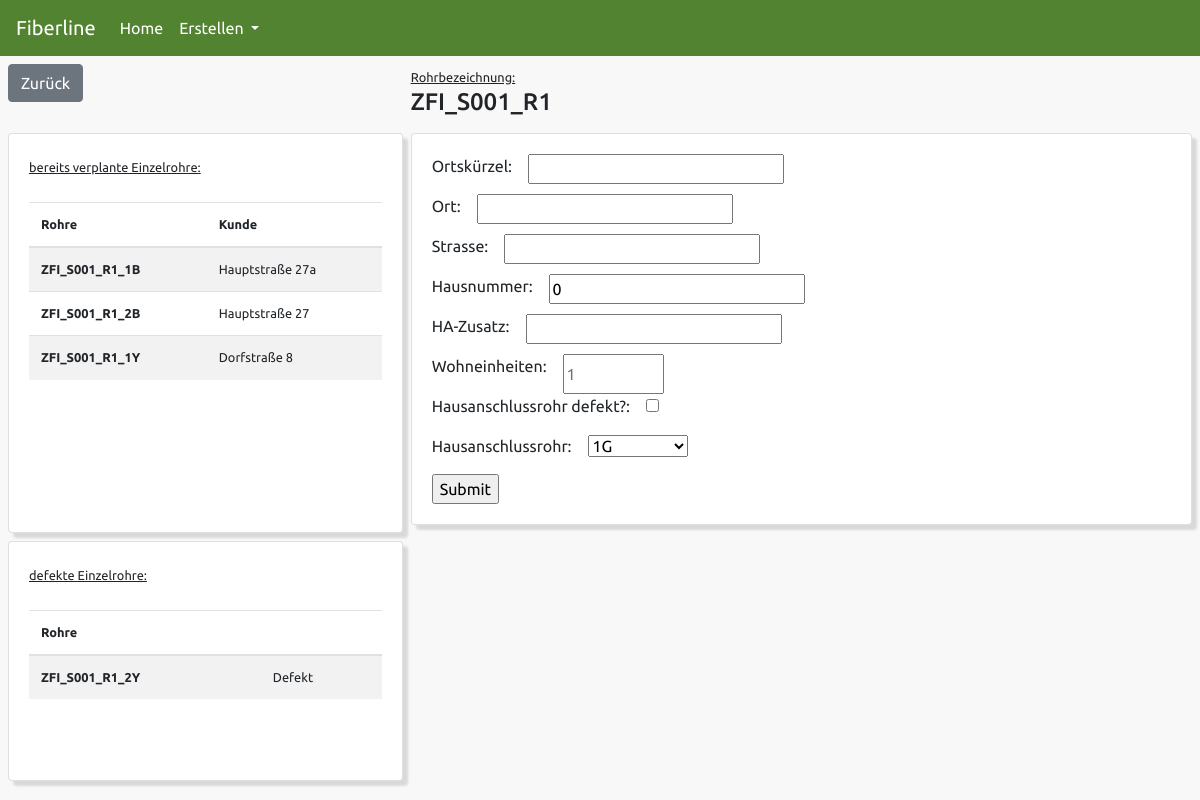
The page /create/einzelrohr/ZFI_S001_R1/ on the database its author committed.
### app_fiberline/models.py (models this page shows, shortened)
class Rohr(models.Model):
    name = models.CharField(max_length=100, null=False, blank=False, unique=True)
    customer = models.CharField(max_length=100, null=True, blank=True)
    project = models.CharField(max_length=100, null=True, blank=True)
    cluster = models.CharField(max_length=100, null=True, blank=True)
    technikstandort_id = models.CharField(max_length=255, null=True, blank=True)
    technikstandort = models.CharField(max_length=100, null=True, blank=True)
    schacht_kvz = models.CharField(max_length=100, null=True, blank=True)
    type = models.ForeignKey(RohrTyp, null=False, blank=False, on_delete=models.CASCADE)
    user_created = models.CharField(max_length=50, null=False, blank=False)
    date_created = models.DateTimeField(auto_now_add=True)
    class Meta:
        ordering = ['name']

class Hausanschlussrohr(models.Model):
    ort_kuerzel = models.CharField(max_length=20, null=True, blank=True)
    ort = models.CharField(max_length=50, null=True, blank=True)
    strasse = models.CharField(max_length=50, null=True, blank=True)
    ha_number = models.IntegerField(default=0, null=True, blank=True)
    ha_add = models.CharField(max_length=20, null=True, blank=True)
    we_number = models.IntegerField(default=1, null=True, blank=True)
    customer = models.CharField(max_length=100, null=True, blank=True)
    project = models.CharField(max_length=100, null=True, blank=True)
    cluster = models.CharField(max_length=100, null=True, blank=True)
    technikstandort_id = models.CharField(max_length=255, null=True, blank=True)
    technikstandort = models.CharField(max_length=100, null=True, blank=True)
    schacht_kvz = models.CharField(max_length=100, null=True, blank=True)
    rohr_typ = models.ForeignKey(RohrTyp, null=False, blank=False, on_delete=models.CASCADE)
    rohr_name = models.CharField(max_length=100, null=True, blank=True)
    einzelrohr_name = models.CharField(max_length=50, null=False, blank=False)
    einzelrohr_malfunction = models.BooleanField(default=False)
    fiberunit_size = models.CharField(max_length=10, null=True, blank=True)
    user_created = models.CharField(max_length=50, null=False, blank=False)
    user_updated = models.CharField(max_length=50, null=False, blank=False, default="-")
    date_created = models.DateTimeField(auto_now_add=True)
    date_updated = models.DateTimeField(auto_now=True)
    class Meta:
        ordering = ['customer', 'project', 'cluster', 'technikstandort', 'schacht_kvz', 'rohr_typ']

class EinzelrohrTyp(models.Model):
    name = models.CharField(max_length=100, null=False, blank=False, unique=True)
    number = models.IntegerField(default=0)
    rohr_typ = models.ForeignKey(RohrTyp, null=False, blank=False, on_delete=models.CASCADE)
    user_created = models.CharField(max_length=50, null=False, blank=False)
    date_created = models.DateTimeField(auto_now_add=True)
    class Meta:
        ordering = ['rohr_typ', 'number']

### app_fiberline/views.py (the view, shortened to what this page needs)
# urls.py: path('create/einzelrohr/<str:pk>/', views.create_einzelrohr, name="CreateEinzelrohr"),
def create_einzelrohr(request, pk):
    rohr_db = Rohr.objects.get(name=pk)
    schacht_kv_db = Schacht_Kvz.objects.get(name=rohr_db.schacht_kvz)
    tst_default_db = TechnikstandortDefault.objects.get(technikstandort_name=rohr_db.technikstandort)
    einzelrohr_typ_db = EinzelrohrTyp.objects.filter(rohr_typ=rohr_db.type)
    ha_rohre_db = Hausanschlussrohr.objects.filter(rohr_name=rohr_db.name)
    ha_rohre_db_func = ha_rohre_db.filter(einzelrohr_malfunction=False)
    ha_rohre_db_malfunc = ha_rohre_db.filter(einzelrohr_malfunction=True)
    list_einzelrohr_typ_all = [item.name for item in einzelrohr_typ_db]
    list_einzelrohr_typ_used = [item.einzelrohr_name for item in ha_rohre_db]
    list_einzelrohr_diff = Diff(list_einzelrohr_typ_all, list_einzelrohr_typ_used)
    list_einzelrohr_diff.sort()
    form = Create_Einzelrohr_Form()
    context = {'formset': form, 'rohr_db': rohr_db, 'list_remaining': list_einzelrohr_diff, 'ha_rohre_db_func': ha_rohre_db_func,
               'ha_rohre_db_malfunc': ha_rohre_db_malfunc, 'schacht_kv_db': schacht_kv_db}
    return render(request, 'app_fiberline/create_einzelrohr.html', context)

### app_fiberline/forms.py
class Create_Einzelrohr_Form(ModelForm):
    class Meta:
        model = Hausanschlussrohr
        exclude = [
            'we_number',
            'customer',
            'project',
            'cluster',
            'technikstandort_id',
            'technikstandort',
            'schacht_kvz',
            'rohr_typ',
            'rohr_name',
            'einzelrohr_name',
            'fiberunit_size',
            'user_created',
            'user_updated',
            'date_created',
            'date_updated',
        ]

### app_fiberline/functions.py (called while the page is built)
def Diff(li1, li2):
    return list(list(set(li1) - set(li2)) + list(set(li2) - set(li1)))

### app_fiberline/templates/app_fiberline/create_einzelrohr.html (shortened to what this page needs)
{% extends 'app_fiberline/base.html' %}
{% block content %}
<div class="grid-container">
    <div class="content-button">
        <button type="button" class="btn btn-secondary btn-list"><a href="{% url 'SchachtKvz' schacht_kv_db.id %}">Zurück</a></button>
    </div>
    <div class="content-title">
        <small>Rohrbezeichnung:</small>
        <h4>{{ rohr_db.name }}</h4>
    </div>
    <div class="content-information-01">
        <div class="card" style="height: 50vh;">
            <div class="card-body">
                <small>bereits verplante Einzelrohre:</small><br><br>
                <table class="table table-striped">
                    <thead>
                        <tr>
                            <th scope="col">Rohre</th>
                            <th scope="col">Kunde</th>
                        </tr>
                    </thead>
                    <tbody>
                        {% for item in ha_rohre_db_func %}
                            <tr>
                                <th scope="col">{{ item.rohr_name }}_{{ item.einzelrohr_name }}</th>
                                {% if item.ha_add is not None %}
                                    <td>{{ item.strasse }} {{ item.ha_number }}{{ item.ha_add }}</td>
                                {% else %}
                                    <td>{{ item.strasse }} {{ item.ha_number }}</td>
                                {% endif %}
                            </tr>
                        {% endfor %}
                    </tbody>
                </table>
            </div>
        </div>
    </div>
    <div class="content-information-02">
        <div class="card" style="height: 30vh;">
            <div class="card-body">
                <small>defekte Einzelrohre:</small><br><br>
                <table class="table table-striped">
                    <thead>
                        <tr>
                            <th scope="col">Rohre</th>
                            <th scope="col"></th>
                        </tr>
                    </thead>
                    <tbody>
                        {% for item in ha_rohre_db_malfunc %}
                            <tr>
                                <th scope="col">{{ item.rohr_name }}_{{ item.einzelrohr_name }}</th>
                                <td>Defekt</td>
                            </tr>
                        {% endfor %}
                    </tbody>
                </table>
            </div>
        </div>
    </div>
    <div class="content-create">
        <div class="card">
            <div class="card-body">
                <form action="" method="post">
                    <div class="formset-object">
                        <div class="formset-text"><p>Ortskürzel:</p></div>
                        <div>{{ formset.ort_kuerzel }}</div>
                    </div>
                    <div class="formset-object">
                        <div class="formset-text"><p>Ort:</p></div>
                        <div>{{ formset.ort }}</div>
                    </div>
                    <div class="formset-object">
                        <div class="formset-text"><p>Strasse:</p></div>
                        <div>{{ formset.strasse }}</div>
                    </div>
                    <div class="formset-object">
                        <div class="formset-text"><p>Hausnummer:</p></div>
                        <div>{{ formset.ha_number }}</div>
                    </div>
                    <div class="formset-object">
                        <div class="formset-text"><p>HA-Zusatz:</p></div>
                        <div>{{ formset.ha_add }}</div>
                    </div>
                    <div class="formset-object">
                        <div class="formset-text"><p>Wohneinheiten:</p></div>
                        <input type="number" name="ha_rohr_we_num" min="1" max="100" placeholder="1">
                    </div>
                    <div class="formset-object">
                        <div class="formset-text"><p>Hausanschlussrohr defekt?:</p></div>
                        <div>{{ formset.einzelrohr_malfunction }}</div>
                    </div>
                    <div class="formset-object">
                        <div class="formset-text"><p>Hausanschlussrohr:</p></div>
                        <div>
                            <select name="ha_rohr_remaining">
                                {% for item in list_remaining %}
                                <option value="{{ item }}">{{ item }}</option>
                                {% endfor %}
                            </select>
                        </div>
                    </div>
                    <input type="submit" value="Submit">
                </form>
            </div>
        </div>
    </div>
</div>
{% endblock content %}

### rows shown on the page
Rohr: name "ZFI_S001_R1"
Hausanschlussrohr: rohr_name "ZFI_S001_R1", einzelrohr_name "1B", strasse "Hauptstraße", ha_number "27", ha_add "a"
Hausanschlussrohr: rohr_name "ZFI_S001_R1", einzelrohr_name "2B", strasse "Hauptstraße", ha_number "27"
Hausanschlussrohr: rohr_name "ZFI_S001_R1", einzelrohr_name "1Y", strasse "Dorfstraße", ha_number "8"
Hausanschlussrohr: rohr_name "ZFI_S001_R1", einzelrohr_name "2Y"
EinzelrohrTyp: ha_rohr_remaining "1G"
